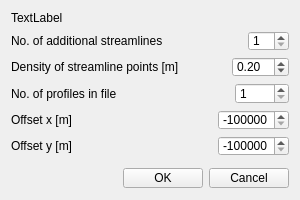
<?xml version="1.0" encoding="UTF-8"?>
<ui version="4.0">
 <class>HydGui_Profil2Dgm_Converter_Dia</class>
 <widget class="QWidget" name="HydGui_Profil2Dgm_Converter_Dia">
  <property name="geometry">
   <rect>
    <x>0</x>
    <y>0</y>
    <width>300</width>
    <height>200</height>
   </rect>
  </property>
  <property name="sizePolicy">
   <sizepolicy hsizetype="MinimumExpanding" vsizetype="MinimumExpanding">
    <horstretch>0</horstretch>
    <verstretch>0</verstretch>
   </sizepolicy>
  </property>
  <property name="minimumSize">
   <size>
    <width>300</width>
    <height>200</height>
   </size>
  </property>
  <property name="windowTitle">
   <string>Hyd Profil2DGM Converter Dia</string>
  </property>
  <layout class="QVBoxLayout">
   <item>
    <widget class="QLabel" name="main_text">
     <property name="text">
      <string>TextLabel</string>
     </property>
    </widget>
   </item>
   <item>
    <layout class="QHBoxLayout" name="horizontalLayout_2">
     <item>
      <widget class="QLabel" name="label_2">
       <property name="text">
        <string>No. of additional streamlines</string>
       </property>
      </widget>
     </item>
     <item>
      <spacer name="horizontalSpacer_2">
       <property name="orientation">
        <enum>Qt::Horizontal</enum>
       </property>
       <property name="sizeHint" stdset="0">
        <size>
         <width>40</width>
         <height>20</height>
        </size>
       </property>
      </spacer>
     </item>
     <item>
      <widget class="QSpinBox" name="spinBox_stream">
       <property name="minimum">
        <number>1</number>
       </property>
      </widget>
     </item>
    </layout>
   </item>
   <item>
    <layout class="QHBoxLayout" name="horizontalLayout_3">
     <item>
      <widget class="QLabel" name="label_3">
       <property name="text">
        <string>Density of streamline points [m]</string>
       </property>
      </widget>
     </item>
     <item>
      <spacer name="horizontalSpacer_3">
       <property name="orientation">
        <enum>Qt::Horizontal</enum>
       </property>
       <property name="sizeHint" stdset="0">
        <size>
         <width>40</width>
         <height>20</height>
        </size>
       </property>
      </spacer>
     </item>
     <item>
      <widget class="QDoubleSpinBox" name="doubleSpinBox_dens">
       <property name="value">
        <double>0.200000000000000</double>
       </property>
      </widget>
     </item>
    </layout>
   </item>
   <item>
    <layout class="QHBoxLayout" name="horizontalLayout">
     <item>
      <widget class="QLabel" name="label">
       <property name="text">
        <string>No. of profiles in file</string>
       </property>
      </widget>
     </item>
     <item>
      <spacer name="horizontalSpacer">
       <property name="orientation">
        <enum>Qt::Horizontal</enum>
       </property>
       <property name="sizeHint" stdset="0">
        <size>
         <width>40</width>
         <height>20</height>
        </size>
       </property>
      </spacer>
     </item>
     <item>
      <widget class="QSpinBox" name="spinBox_profil">
       <property name="minimum">
        <number>1</number>
       </property>
       <property name="maximum">
        <number>1000</number>
       </property>
      </widget>
     </item>
    </layout>
   </item>
   <item>
    <layout class="QHBoxLayout" name="horizontalLayout_4">
     <item>
      <widget class="QLabel" name="label_4">
       <property name="text">
        <string>Offset x [m]</string>
       </property>
      </widget>
     </item>
     <item>
      <spacer name="horizontalSpacer_4">
       <property name="orientation">
        <enum>Qt::Horizontal</enum>
       </property>
       <property name="sizeHint" stdset="0">
        <size>
         <width>40</width>
         <height>20</height>
        </size>
       </property>
      </spacer>
     </item>
     <item>
      <widget class="QSpinBox" name="spinBox_off_x">
       <property name="minimum">
        <number>-999999999</number>
       </property>
       <property name="maximum">
        <number>999999999</number>
       </property>
       <property name="singleStep">
        <number>100000</number>
       </property>
       <property name="value">
        <number>-2300000</number>
       </property>
      </widget>
     </item>
    </layout>
   </item>
   <item>
    <layout class="QHBoxLayout" name="horizontalLayout_5">
     <item>
      <widget class="QLabel" name="label_5">
       <property name="text">
        <string>Offset y [m]</string>
       </property>
      </widget>
     </item>
     <item>
      <spacer name="horizontalSpacer_5">
       <property name="orientation">
        <enum>Qt::Horizontal</enum>
       </property>
       <property name="sizeHint" stdset="0">
        <size>
         <width>40</width>
         <height>20</height>
        </size>
       </property>
      </spacer>
     </item>
     <item>
      <widget class="QSpinBox" name="spinBox_offy">
       <property name="minimum">
        <number>-999999999</number>
       </property>
       <property name="maximum">
        <number>999999999</number>
       </property>
       <property name="singleStep">
        <number>100000</number>
       </property>
       <property name="value">
        <number>-5600000</number>
       </property>
      </widget>
     </item>
    </layout>
   </item>
   <item>
    <widget class="QFrame" name="chooser_frame">
     <property name="frameShape">
      <enum>QFrame::NoFrame</enum>
     </property>
     <property name="frameShadow">
      <enum>QFrame::Raised</enum>
     </property>
    </widget>
   </item>
   <item>
    <layout class="QHBoxLayout">
     <item>
      <spacer>
       <property name="orientation">
        <enum>Qt::Horizontal</enum>
       </property>
       <property name="sizeHint" stdset="0">
        <size>
         <width>51</width>
         <height>20</height>
        </size>
       </property>
      </spacer>
     </item>
     <item>
      <widget class="QPushButton" name="okButton">
       <property name="text">
        <string>OK</string>
       </property>
      </widget>
     </item>
     <item>
      <widget class="QPushButton" name="cancelButton">
       <property name="text">
        <string>Cancel</string>
       </property>
      </widget>
     </item>
    </layout>
   </item>
  </layout>
 </widget>
 <resources/>
 <connections/>
</ui>
